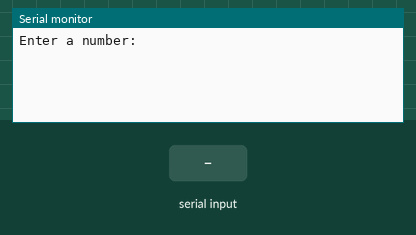
The sketch below on a simulated Arduino Uno, built with avr-gcc and run on an emulated ATmega328P. Parts: the last lines printed to the serial monitor. Inputs (shaded band) come from the test bench.

Above: at 1.2 s.
1.3 s: "90,45\n" received over Serial
At 2.1 s:
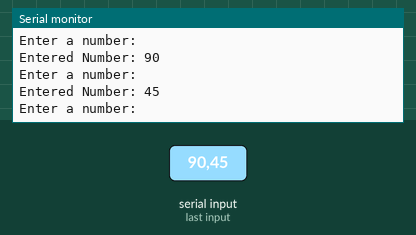
2.8 s: "30,150\n" received over Serial
At 4.6 s:
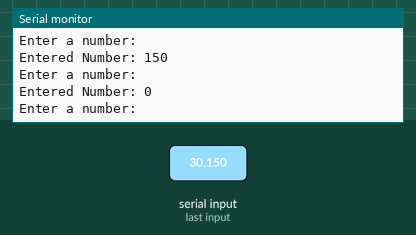
Timing chart, 0 to 6.1 s (numbered marks = the images above; inputs shaded):
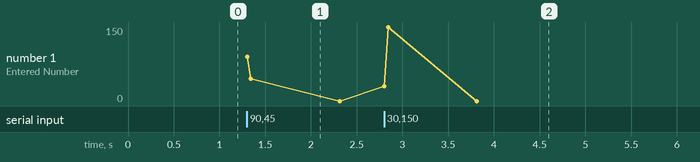

The sketch:

Serial_input.ino
```cpp
int myNumber;

String msg = "Enter a number: ";
String rtn = "Entered Number: ";

void setup() {
  // put your setup code here, to run once:
  Serial.begin(9600);
}

void loop() {
  // put your main code here, to run repeatedly:
  Serial.println(msg);
  while(Serial.available() == 0){

  }
  myNumber = Serial.parseInt();
  Serial.print(rtn);
  Serial.println(myNumber);
}
```

Measured:
- after the input at 1.3 s, the serial monitor: prints a new line at once (image 1)
- after the input at 2.8 s, the serial monitor: prints a new line at once (image 2)
